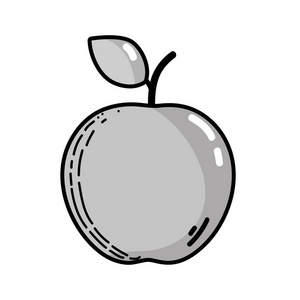
#> input picture Learn_OpenCV_in_Python/image/pic_0012.jpg, 300 x 300 px
$ python 'opencv_24_图像平滑.py'
#> lines starting #> are read from the running program, lines starting #| are printed output that depends on the picture
import cv2
import numpy as np

img = cv2.imread('image/pic_0012.jpg', cv2.IMREAD_GRAYSCALE)
#> img: shape (300, 300); min 0, max 255, mean 228.2

# 这里所用的内核为5*5的平均
kernel = np.ones((5, 5), np.float32) / 25
dst_1 = cv2.filter2D(img, -1, kernel)  # 均值滤波，只是使用2D卷积的函数来进行操作
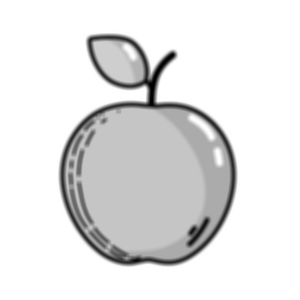
#> dst_1: shape (300, 300); min 1, max 255, mean 228.2
dst_2 = cv2.blur(img, (5, 5))  # 均值滤波
dst_3 = cv2.GaussianBlur(img, (5, 5), 0)  # 高斯滤波
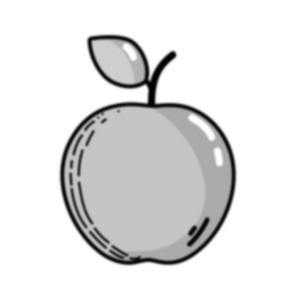
#> dst_3: shape (300, 300); min 1, max 255, mean 228.2
dst_4 = cv2.medianBlur(img, 5)  # 中值滤波
dst_5 = cv2.bilateralFilter(img, 9, 75, 75)  # 双边滤波

# 该函数用于数组的拼接，0表示纵向，1表示横向
# hstack和vstack
result = np.concatenate((img, dst_1, dst_2, dst_3, dst_4, dst_5), axis=1)
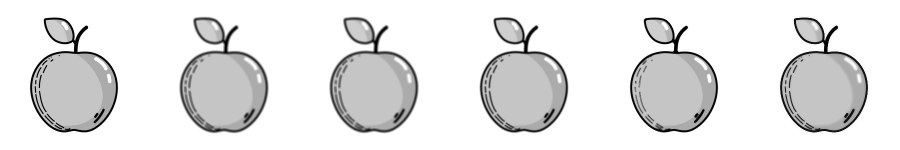
#> result: shape (300, 1800) (shown at 1/2 size); min 0, max 255, mean 228.3
cv2.imshow('图像平滑对比', result)
cv2.waitKey(0)
cv2.destroyAllWindows()

$ run again, with Learn_OpenCV_in_Python/image/pic_0002.jpg copied over Learn_OpenCV_in_Python/image/pic_0012.jpg
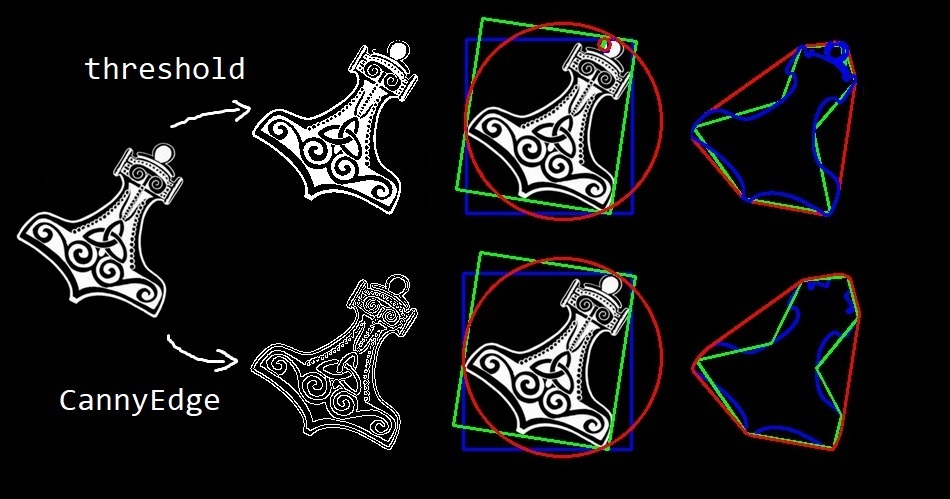
#> input picture Learn_OpenCV_in_Python/image/pic_0002.jpg, 950 x 499 px
#> `dst_4 = cv2.medianBlur(img, 5)`:
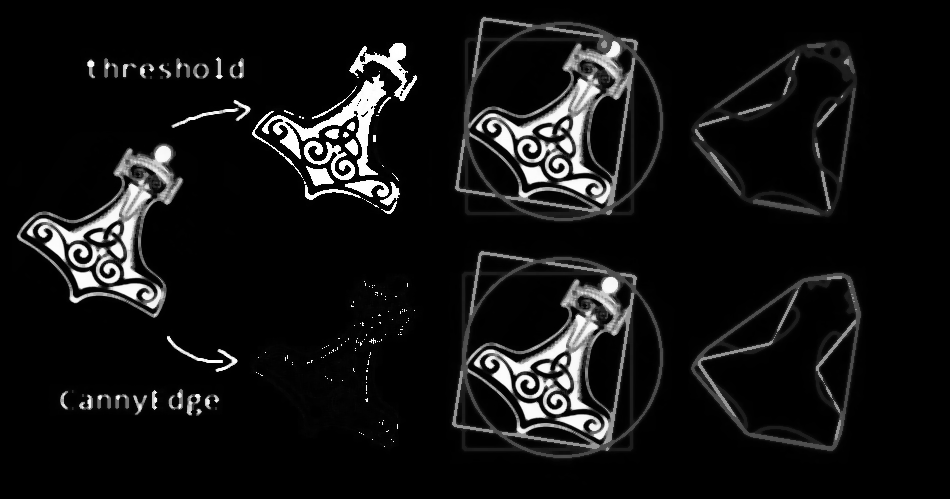
#> dst_4: shape (499, 950); min 0, max 255, mean 18.8
#> `result = np.concatenate((img, dst_1, dst_2, dst_3, dst_4, dst_5), axis..`:
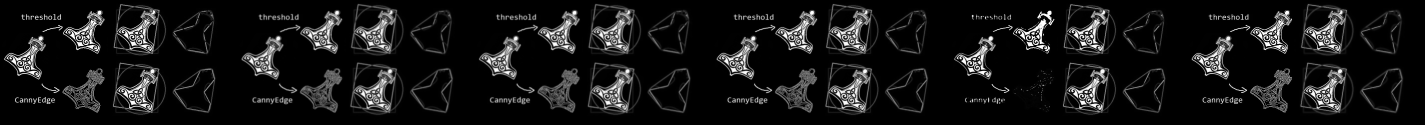
#> result: shape (499, 5700) (shown at 1/4 size); min 0, max 255, mean 21.8

$ run again, with Learn_OpenCV_in_Python/image/pic_0005.jpg copied over Learn_OpenCV_in_Python/image/pic_0012.jpg
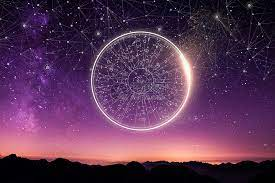
#> input picture Learn_OpenCV_in_Python/image/pic_0005.jpg, 275 x 183 px
#> `dst_1 = cv2.filter2D(img, -1, kernel)`:
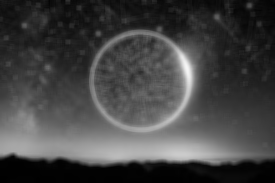
#> dst_1: shape (183, 275); min 0, max 245, mean 67.7
#> `result = np.concatenate((img, dst_1, dst_2, dst_3, dst_4, dst_5), axis..`:
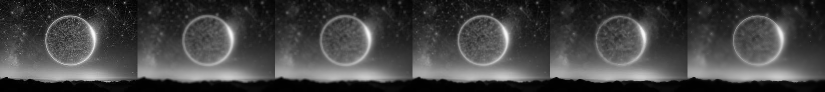
#> result: shape (183, 1650) (shown at 1/2 size); min 0, max 255, mean 67.3

$ run again, with Learn_OpenCV_in_Python/image/pic_0006.jpg copied over Learn_OpenCV_in_Python/image/pic_0012.jpg
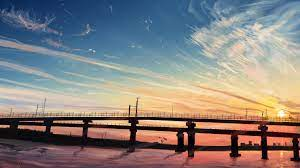
#> input picture Learn_OpenCV_in_Python/image/pic_0006.jpg, 300 x 168 px
#> `dst_4 = cv2.medianBlur(img, 5)`:
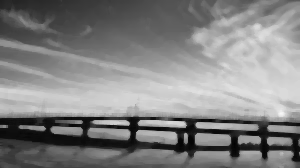
#> dst_4: shape (168, 300); min 2, max 247, mean 130.7
#> `result = np.concatenate((img, dst_1, dst_2, dst_3, dst_4, dst_5), axis..`:
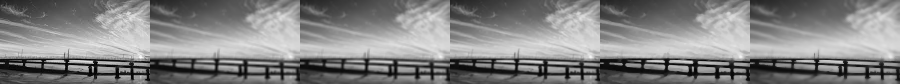
#> result: shape (168, 1800) (shown at 1/2 size); min 0, max 255, mean 131.1
